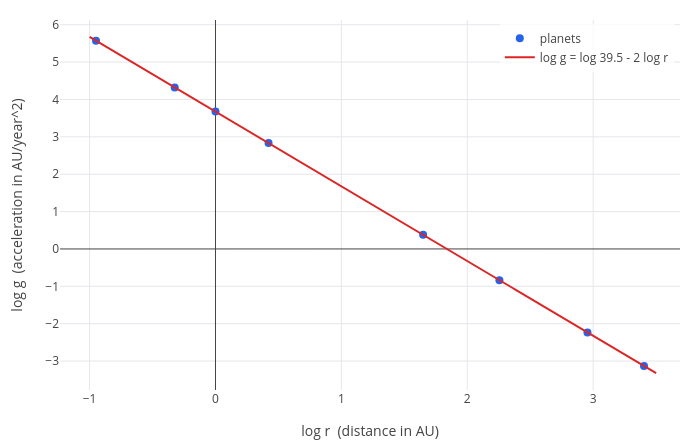

Notebook cell for this chart:
### Markdown cell above
$g = 39.5/r^2$: the pull of the Sun falls off as the **inverse square** of the distance. The axes of the next plot are
both logarithmic, so the straight line of slope $-2$ is the inverse-square law: horizontally the log of the distance in
AU, vertically the log of the acceleration in AU per year².

### Code cell
legend(labels(show(scatter(pull, [r g], [log(r) log(g)]), plot(log(39.5) - 2*x, x, -1, 3.5)), "log r  (distance in AU)", "log g  (acceleration in AU/year^2)"), "planets", "log g = log 39.5 - 2 log r")

### Figure 1 — Plotly figure (JSON) as saved in the notebook; plotly's stock layout.template omitted (floating-point values rounded to 4 significant figures; data arrays with more than 128 entries replaced by an {"elided": "..."} marker saying what was removed)
{"data": [{"marker": {"color": "#2563eb", "size": 8}, "mode": "markers", "name": "planets", "type": "scatter", "x": [-0.9491, -0.3239, 0, 0.4213, 1.649, 2.255, 2.954, 3.404], "y": [5.574, 4.323, 3.676, 2.833, 0.3786, -0.8345, -2.232, -3.13]}, {"line": {"color": "#dc2626", "width": 2}, "mode": "lines", "name": "log g = log 39.5 - 2 log r", "type": "scatter", "x": {"elided": "402 float values"}, "y": {"elided": "402 float values"}}], "layout": {"height": 440, "legend": {"bgcolor": "rgba(255,255,255,0.8)", "x": 0.99, "xanchor": "right", "y": 0.99, "yanchor": "top"}, "margin": {"b": 50, "l": 60, "r": 20, "t": 20}, "showlegend": true, "title": {"text": ""}, "width": 700, "xaxis": {"title": {"text": "log r  (distance in AU)"}, "zeroline": true}, "yaxis": {"range": [-3.774, 6.126], "title": {"text": "log g  (acceleration in AU/year^2)"}, "zeroline": true}}}
